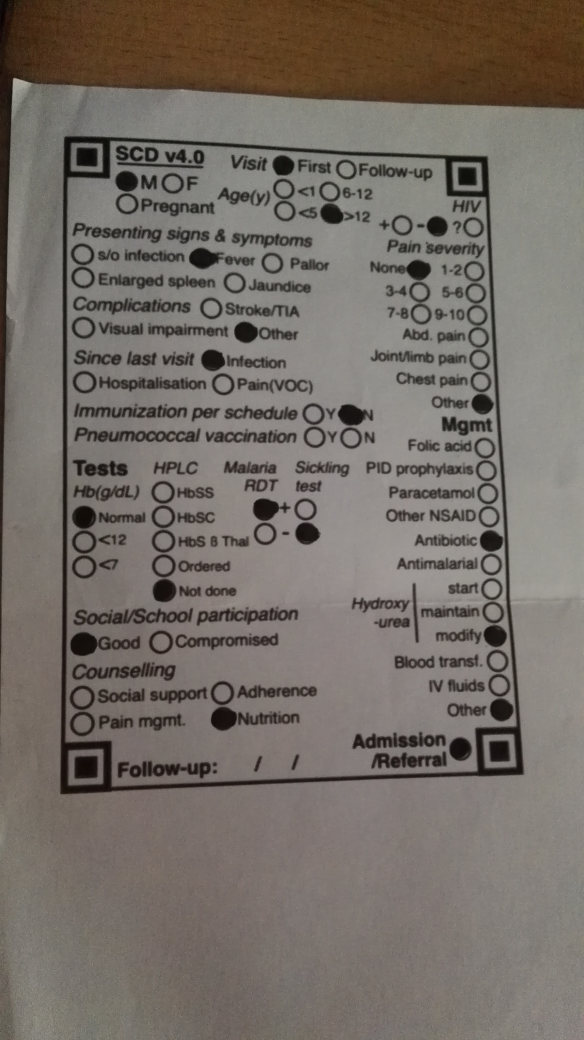
#> input picture backend/health_app/img/IMG_20190724_103501.jpg, 2336 x 4160 px (shown at 1/4 size)
$ python -i scann.py   (imports and definitions only)
#> lines starting #> are read from the running program, lines starting #| are printed output that depends on the picture
from transform import four_point_transform
from skimage.filters import threshold_local
import numpy as np
import cv2
import imutils
from imutils import contours

def extract(image):
    '''
    A function to detect marked points
    '''
#> called with image = 'img/IMG_20190724_103501.jpg'
    #! reading the image for it to be consumed by the function
    imag = cv2.imread(image)
#> imag is the input picture: shape (4160, 2336, 3); mean B, G, R 103.1, 110, 117.3
    ratio = imag.shape[0] / 500.0
#> ratio = 8.32
    orig = imag.copy()
    imag = imutils.resize(imag, height=500)
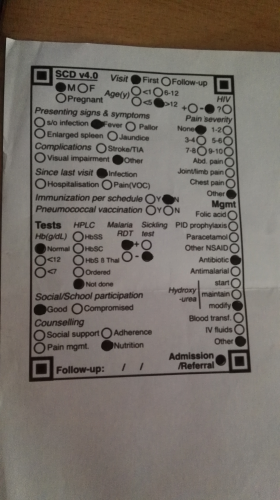
#> imag: shape (500, 280, 3); mean B, G, R 103.1, 110, 117.3

    #! converting the image into grayscale,blur it, find the edges in the image
    gray = cv2.cvtColor(imag, cv2.COLOR_BGR2GRAY)
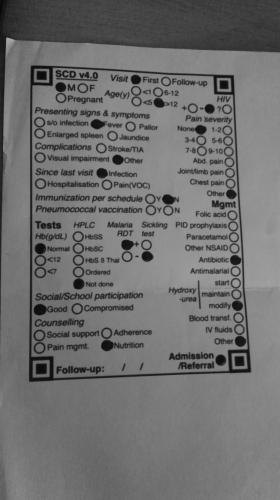
#> gray: shape (500, 280); min 6, max 167, mean 111.4
#> (the run stopped early here; a loop or call above may not have finished)

$ run again, on backend/health_app/img/IMG_20190724_103511.jpg
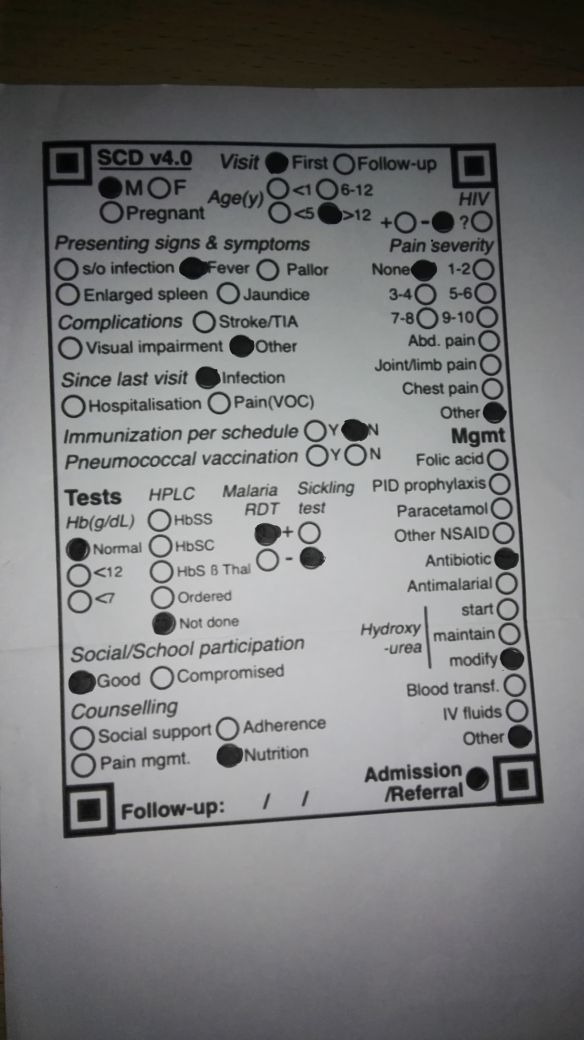
#> input picture backend/health_app/img/IMG_20190724_103511.jpg, 2336 x 4160 px (shown at 1/4 size)
#> in extract, imag is the input picture: shape (4160, 2336, 3); mean B, G, R 121.7, 121.3, 121
#> in extract, `imag = imutils.resize(imag, height=500)`:
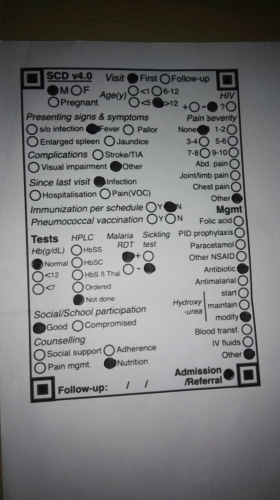
#> imag: shape (500, 280, 3); mean B, G, R 121.7, 121.3, 121.1

$ run again, on backend/health_app/img/answered-sheet-photo.jpg
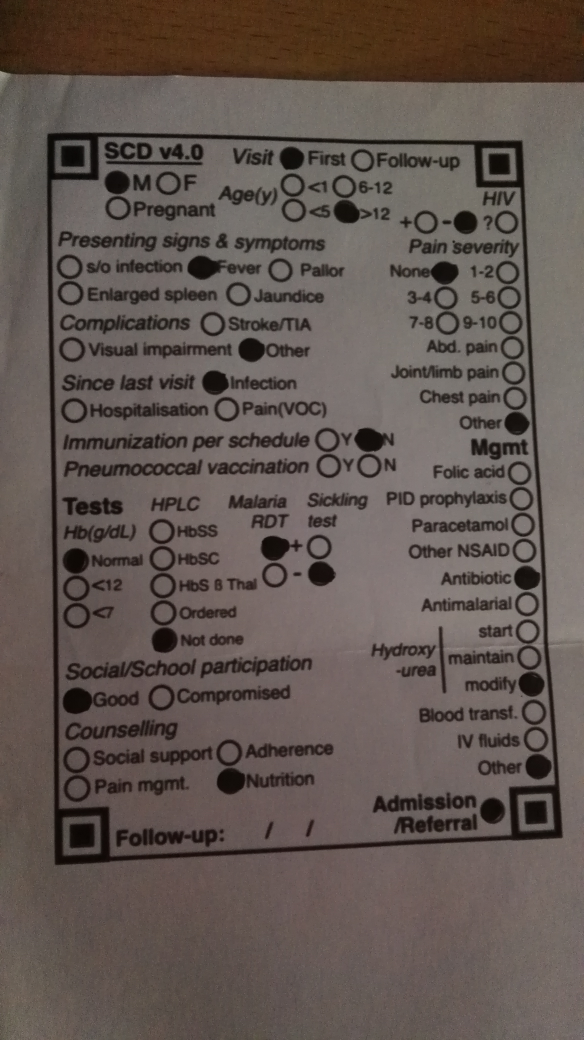
#> input picture backend/health_app/img/answered-sheet-photo.jpg, 2336 x 4160 px (shown at 1/4 size)
#> in extract, imag is the input picture: shape (4160, 2336, 3); mean B, G, R 81.6, 86.9, 97.9
#> in extract, `imag = imutils.resize(imag, height=500)`:
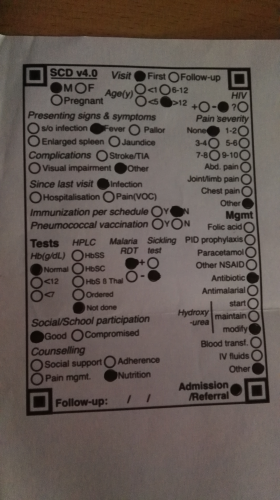
#> imag: shape (500, 280, 3); mean B, G, R 81.6, 86.9, 97.9
#> in extract, `gray = cv2.cvtColor(imag, cv2.COLOR_BGR2GRAY)`:
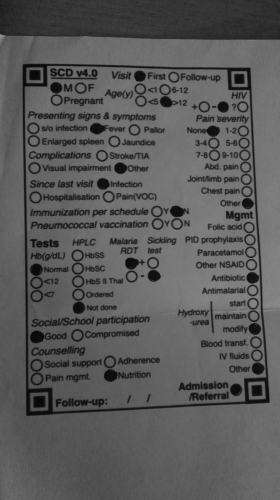
#> gray: shape (500, 280); min 8, max 146, mean 89.6
